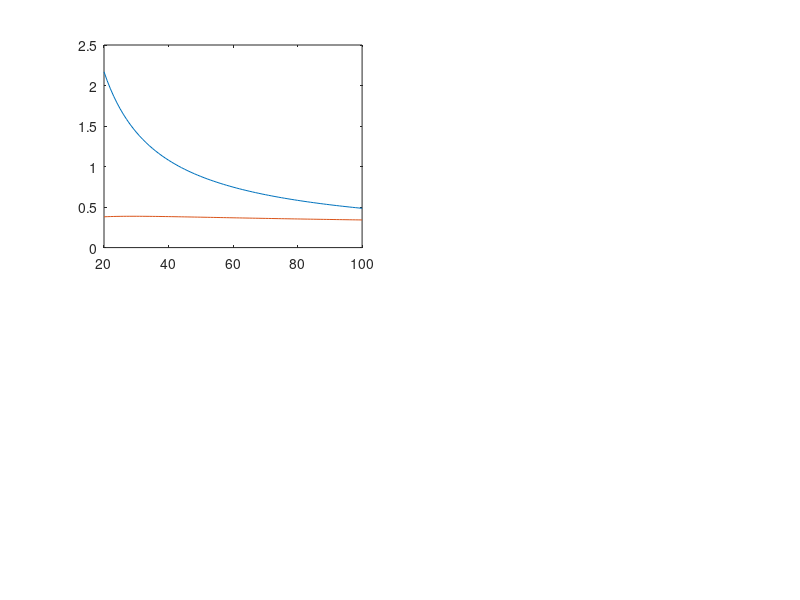

Write MATLAB code to recreate this figure. (Note: this script raises an error after producing the figure.)
%% Re-creating figures with simulated old/young data
% clear all
% close all

%% 1. Load in data for each simulation
% simresults_old2/young2 is only scaling "b" term
% simresults_old3 only scales up old "a" by 1.6
% simresults_old4 changes old resting rate (ao) from 69 to 77 to match young
% simresults_old5/young5 is new RT function (c1 = 35; c0 = -8.75)
% simresults_old6/young6 is new RT function (c1 = 20; c0 = -6)

% young
load('simresults/simresults_young.mat'); 
young = mysols;

% old
load('simresults/simresults_old.mat'); 
old = mysols;

%% 2. Set parameters
global param

%metabolic data parameters: etotal = esit + emove = ao*to + a*t + (b*d^i)/T

%old
param.myc0 = -9; % accuracy parameters; shifts logistic to the right with scaling
param.myc1 = 15; % accuracy parameters; shifts logistic to the left with scaling
param.mya = 77; % effort offset, try scaling this up by 1.6
param.myb = 20; %b in metabolic equation 
param.myao = 69; % resting rate for older adults, try matching this to young also
% param.myao = 77; % resting rate for older adults, try matching this to young also
param.myi=0.88;  %exponent on distance

%young
param.myc0young = -5;  
param.myc1young = 10; 
param.myayoung = 77;
param.mybyoung = 12;
param.myaoyoung = 77;
param.myiyoung=1.23;

%both
param.myc0to = -1; % Used in optimization
param.myc1to = 10; % Used in optimization
% param.myc0to = -6; % -8.75; % Used in new RT function
% param.myc1to = 20; % 35; % Used in new RT function
param.myeffscale = 1; 

%distance
d=0.1;

%range of alpha values - used in optimization
myalphas=20:100; % iterating over different levels of reward to see what happens

%range of SCALING on effort, alpha, and probability - used in optimization
myeffscales = 0.8:0.1:1.2;
myalphascales= 0.8:0.1:1.2;
myprobscales = 0.8:0.1:1.2;

% use this index to focus on alpha of a certain value
alphaind=find(myalphas==70);
alphascaleind=find(myalphascales==1);
effscaleind=find(myeffscales==1);
probscaleind= find(myprobscales==1);
myrange=find(myalphascales>=0.7);

%% 3. Effort Valuation Figure #1
%Effort Valuation Scaling

% figure
% for j = 1:length(myeffscales)
%     subplot(1,5,j)    
%         h(:,1)=plot(myalphas,squeeze(old(:,j,alphascaleind,probscaleind,:)),...
%             'Color', 'r', 'LineWidth', 1);
%         hold on
%         h(2,1).LineStyle = '--';
%         h(:,2)=plot(myalphas,squeeze(young(:,j,alphascaleind,probscaleind,:)),...
%             'Color', 'g', 'LineWidth',1);
%         h(2,2).LineStyle = '--';
% 
%         title(sprintf(['Increasing effort valuation\n (effort scaling)']))
%         legend(h(1,:),'Old','Young')
%         xlabel('Reward (alpha,J)')
%         ylabel('Duration (s)')
%         set(gca,'ylim',[0.3 1.4])
%         hold off
% end

%% 4. Effort & Reward Valuation Figure
figure
for j = 1:length(myeffscales)
    subplot(2,2,1)    
        h(:,1)=plot(myalphas,squeeze(old(:,j,alphascaleind,probscaleind,:)));
        hold on
        h(2,1).LineStyle = '--'; % RT = dashed
        % Thicker and more colored = Increasing effort scale
            h(1,1).Color=j*[1 0 0]./length(myeffscales); 
            h(2,1).Color=j*[1 0 0]./length(myeffscales);
            h(1,1).LineWidth=1; %0.3*j
            h(2,1).LineWidth=1;
        legend(h(:,1),'MT','RT')
        xlabel('Reward (alpha,J)')
        ylabel('Duration (s)')
        title('OLD')
        set(gca,'ylim',[0.3 1.4])
        
    subplot(2,2,2)
        h(:,2)=plot(myalphas,squeeze(young(:,j,alphascaleind,probscaleind,:)));
        hold on 
        h(2,2).LineStyle = '--'; % RT = dashed
        % Thicker and more colored = Increasing effort scale
            h(1,2).Color=j*[0 1 0]./length(myeffscales);
            h(2,2).Color=j*[0 1 0]./length(myeffscales);
            h(1,2).LineWidth = 1; 
            h(2,2).LineWidth = 1;
        legend(h(:,2),'MT','RT')
        xlabel('Reward (alpha,J)')
        ylabel('Duration (s)')
        title('YOUNG')
        set(gca,'ylim',[0.3 1.4])
end
% sgtitle(sprintf(['Increasing effort valuation\n (effscaling)']));

%Reward Valuation Scaling
for k = 1:length(myalphascales)
    subplot(2,2,3)    
        h(:,1)=plot(myalphas,squeeze(old(:,effscaleind,k,probscaleind,:)));
        hold on
        h(2,1).LineStyle = '--'; % RT = dashed
        % Thicker and more colored = Increasing reward scale
            h(1,1).Color=k*[1 0 0]./length(myalphascales); 
            h(2,1).Color=k*[1 0 0]./length(myalphascales);
            h(1,1).LineWidth=1;
            h(2,1).LineWidth=1;
        legend(h(:,1),'MT','RT')
        xlabel('Reward (alpha,J)')
        ylabel('Duration (s)')
        title('OLD')
        set(gca,'ylim',[0.3 1.4])
        
    subplot(2,2,4)
        h(:,2)=plot(myalphas,squeeze(young(:,effscaleind,k,probscaleind,:)));
        hold on 
        h(2,2).LineStyle = '--'; % RT = dashed
        % Thicker and more colored = Increasing effort scale
            h(1,2).Color=k*[0 1 0]./length(myalphascales);
            h(2,2).Color=k*[0 1 0]./length(myalphascales);
            h(1,2).LineWidth=1; 
            h(2,2).LineWidth=1;
        legend(h(:,2),'MT','RT')
        xlabel('Reward (alpha,J)')
        ylabel('Duration (s)')
        title('YOUNG')
        set(gca,'ylim',[0.3 1.4])
end
sgtitle(sprintf(['Top Row: Effort Scaling\n Bottom Row: Alpha Scaling']));

%% 5. Re-create the Hackier Figure
figure
j = 3; %effindex
h(:,1)=plot(myalphas,squeeze(old(:,j,alphascaleind,probscaleind,:)),...
            'Color', 'r', 'LineWidth', 1);
hold on
h(2,1).LineStyle = '--';
h(:,2)=plot(myalphas,squeeze(young(:,j,alphascaleind,probscaleind,:)),...
    'Color', 'g', 'LineWidth',1);
h(2,2).LineStyle = '--';

title(sprintf(['Increasing effort valuation\n (effort scale = %.1f)'],myeffscales(j)))
legend(h(1,:),'Old','Young')
xlabel('Reward (alpha,J)')
ylabel('Duration (s)')
set(gca,'ylim',[0.3 1.4])
beautifyfig;

%% 6. Delta RT/MT for a Change in Reward Barplots
% Maybe try like reward = 100 - 50 for different effort scalings
rwdlow = 50;
rwdhigh = 55;
alphalow = find(myalphas==rwdlow);
alphahigh = find(myalphas==rwdhigh);

for j=1:length(myeffscales)
    effcurvesold=squeeze(old(:,j,alphascaleind,probscaleind,:));
    effcurvesold_mt(:,j)=effcurvesold(:,1);
    effcurvesold_rt(:,j)=effcurvesold(:,2);   
    effdeltasold(1,j) = effcurvesold_mt(alphahigh,j) - effcurvesold_mt(alphalow,j);
    effdeltasold(2,j) = effcurvesold_rt(alphahigh,j) - effcurvesold_rt(alphalow,j);
    stackData1(j,1,1) = effdeltasold(1,j);
    stackData1(j,1,2) = effdeltasold(2,j);
    
    effcurvesyoung=squeeze(young(:,j,alphascaleind,probscaleind,:));
    effcurvesyoung_mt(:,j)=effcurvesyoung(:,1);
    effcurvesyoung_rt(:,j)=effcurvesyoung(:,2);
    effdeltasyoung(1,j) = effcurvesyoung_mt(alphahigh,j) - effcurvesyoung_mt(alphalow,j);
    effdeltasyoung(2,j) = effcurvesyoung_rt(alphahigh,j) - effcurvesyoung_rt(alphalow,j);
    stackData1(j,2,1) = effdeltasyoung(1,j);
    stackData1(j,2,2) = effdeltasyoung(2,j);
end

for k=1:length(myalphascales)
    alphacurvesold=squeeze(old(:,effscaleind,k,probscaleind,:));
    alphacurvesold_mt(:,k)=alphacurvesold(:,1);
    alphacurvesold_rt(:,k)=alphacurvesold(:,2);
    rwddeltasold(1,k) = alphacurvesold_mt(alphahigh,k) - alphacurvesold_mt(alphalow,k);
    rwddeltasold(2,k) = alphacurvesold_rt(alphahigh,k) - alphacurvesold_rt(alphalow,k);
    stackData2(k,1,1) = rwddeltasold(1,k);
    stackData2(k,1,2) = rwddeltasold(2,k);
    
    alphacurvesyoung=squeeze(young(:,effscaleind,k,probscaleind,:));
    alphacurvesyoung_mt(:,k)=alphacurvesyoung(:,1);
    alphacurvesyoung_rt(:,k)=alphacurvesyoung(:,2);
    rwddeltasyoung(1,k) = alphacurvesyoung_mt(alphahigh,k) - alphacurvesyoung_mt(alphalow,k);
    rwddeltasyoung(2,k) = alphacurvesyoung_rt(alphahigh,k) - alphacurvesyoung_rt(alphalow,k);
    stackData2(k,2,1) = rwddeltasyoung(1,k);
    stackData2(k,2,2) = rwddeltasyoung(2,k);
end

figure
subplot(2,2,1)
    bar(myeffscales, abs(effdeltasold'));
%     ylim([0 0.8]);
    xlabel('Effort Scaling');
    ylabel(sprintf(['\\DeltaT (s)\n%dJ - %dJ'], rwdhigh, rwdlow));
    title('Old');
    legend('MT', 'RT','Location', 'southeast');
subplot(2,2,2)
    bar(myeffscales, abs(effdeltasyoung'));
%     ylim([0 0.8]);
    xlabel('Effort Scaling');
    ylabel(sprintf(['\\DeltaT (s)\n%dJ - %dJ'], rwdhigh, rwdlow));
    title('Young')
 subplot(2,2,3)
    bar(myalphascales, abs(rwddeltasold'));
%     ylim([0 0.8]);
    xlabel('Reward Scaling');
    ylabel(sprintf(['\\DeltaT (s)\n%dJ - %dJ'], rwdhigh, rwdlow));
    title('Old');
    legend('MT', 'RT','Location', 'southeast');
subplot(2,2,4)
    bar(myalphascales, abs(rwddeltasyoung'));
%     ylim([0 0.8]);
    xlabel('Reward Scaling');
    ylabel(sprintf(['\\DeltaT (s)\n%dJ - %dJ'], rwdhigh, rwdlow));
    title('Young')
    

%% Scatter plots of deltas with best fit line 
figure
subplot(2,1,1)
    % Effort scaling
    plot(myeffscales, abs(effdeltasold), 'r.','MarkerSize', 10);
    hold on
    plot(myeffscales, abs(effdeltasyoung), 'g.','MarkerSize', 10);
    h2 = lsline; % for some reason, lsline puts RT first
    % I think lsline might work backwards from the order of what was
    % plotted
    h2(1,1).LineStyle = '--'; h2(1,3).LineStyle = '--';
    hold off 
    ylim([0 0.1]);
%     legend(h2,'Young \Delta RT','Young \Delta MT','Old \Delta RT','Old \Delta MT')
    xlabel('Effort Scaling');
    ylabel(sprintf(['\\DeltaT (s)\n%dJ - %dJ'], rwdhigh, rwdlow));
    
subplot(2,1,2)
    % RWD scaling
    plot(myeffscales, abs(rwddeltasold), 'r.','MarkerSize', 10);
    hold on
    plot(myeffscales, abs(rwddeltasyoung), 'g.','MarkerSize', 10);
    h2 = lsline; % for some reason, lsline puts RT first
    % I think lsline might work backwards from the order of what was
    % plotted
    h2(1,1).LineStyle = '--'; h2(1,3).LineStyle = '--';
    hold off 
    ylim([0 0.1]);
%     legend(h2,'Young \Delta RT','Young \Delta MT','Old \Delta RT','Old \Delta MT')
    xlabel('Reward Scaling');
    ylabel(sprintf(['\\DeltaT (s)\n%dJ - %dJ'], rwdhigh, rwdlow));
    
%% Scatter Plots w/ Sliding Reward Diffs
rwdlows = 50:1:70;
rwdhighs = 51:1:71;

count = 1;
for i = 1:length(rwdlows)
    alphalow = find(myalphas==rwdlows(i));
    alphahigh = find(myalphas==rwdhighs(i));
    for j=1:length(myeffscales)
        effcurvesold=squeeze(old(:,j,alphascaleind,probscaleind,:));
        effcurvesold_mt(:,j)=effcurvesold(:,1);
        effcurvesold_rt(:,j)=effcurvesold(:,2);   
        effdeltas_oldmt(count,1) = myeffscales(j);
        effdeltas_oldmt(count,2) = effcurvesold_mt(alphahigh,j) - effcurvesold_mt(alphalow,j);
        effdeltas_oldrt(count,1) = myeffscales(j);
        effdeltas_oldrt(count,2) = effcurvesold_rt(alphahigh,j)  - effcurvesold_rt(alphalow,j);
        
        effcurvesyoung=squeeze(young(:,j,alphascaleind,probscaleind,:));
        effcurvesyoung_mt(:,j)=effcurvesyoung(:,1);
        effcurvesyoung_rt(:,j)=effcurvesyoung(:,2);
        effdeltas_youngmt(count,1) = myeffscales(j);
        effdeltas_youngmt(count,2) = effcurvesyoung_mt(alphahigh,j) - effcurvesyoung_mt(alphalow,j);
        effdeltas_youngrt(count,1) = myeffscales(j);
        effdeltas_youngrt(count,2) = effcurvesyoung_rt(alphahigh,j)  - effcurvesyoung_rt(alphalow,j);
        
        alphacurvesold=squeeze(old(:,effscaleind,k,probscaleind,:));
        alphacurvesold_mt(:,j)=alphacurvesold(:,1);
        alphacurvesold_rt(:,j)=alphacurvesold(:,2);        
        rwddeltas_oldmt(count,1) = myeffscales(j);
        rwddeltas_oldmt(count,2) = alphacurvesold_mt(alphahigh,j) - alphacurvesold_mt(alphalow,j);
        rwddeltas_oldrt(count,1) = myeffscales(j);
        rwddeltas_oldrt(count,2) = alphacurvesold_rt(alphahigh,j)  - alphacurvesold_rt(alphalow,j);
        
        alphacurvesyoung=squeeze(young(:,effscaleind,k,probscaleind,:));
        alphacurvesyoung_mt(:,j)=alphacurvesyoung(:,1);
        alphacurvesyoung_rt(:,j)=alphacurvesyoung(:,2);
        rwddeltas_youngmt(count,1) = myeffscales(j);
        rwddeltas_youngmt(count,2) = alphacurvesyoung_mt(alphahigh,j) - alphacurvesyoung_mt(alphalow,j);
        rwddeltas_youngrt(count,1) = myeffscales(j);
        rwddeltas_youngrt(count,2) = alphacurvesyoung_rt(alphahigh,j)  - alphacurvesyoung_rt(alphalow,j);
        count = count+1;
    end
end

efffit_mtold = polyfit(effdeltas_oldmt(:,1),effdeltas_oldmt(:,2),1);
efffit_rtold = polyfit(effdeltas_oldrt(:,1),effdeltas_oldrt(:,2),1);
efffit_mtyoung = polyfit(effdeltas_youngmt(:,1),effdeltas_youngmt(:,2),1);
efffit_rtyoung = polyfit(effdeltas_youngrt(:,1),effdeltas_youngrt(:,2),1);

rwdfit_mtold = polyfit(rwddeltas_oldmt(:,1),rwddeltas_oldmt(:,2),1);
rwdfit_rtold = polyfit(rwddeltas_oldrt(:,1),rwddeltas_oldrt(:,2),1);
rwdfit_mtyoung = polyfit(rwddeltas_youngmt(:,1),rwddeltas_youngmt(:,2),1);
rwdfit_rtyoung = polyfit(rwddeltas_youngrt(:,1),rwddeltas_youngrt(:,2),1);

figure
subplot(1,2,1)
    % Effort scaling - old
    plot(effdeltas_oldmt(:,1), effdeltas_oldmt(:,2), 'r.', 'MarkerSize', 10);
    hold on
    plot(effdeltas_oldrt(:,1), effdeltas_oldrt(:,2), 'r.','MarkerSize', 10);
    plot(myeffscales, polyval(efffit_mtold,myeffscales), 'r', 'LineWidth',1)
    plot(myeffscales, polyval(efffit_rtold,myeffscales), 'r--', 'LineWidth',1)

    % Effort scaling - young
    plot(effdeltas_youngmt(:,1), effdeltas_youngmt(:,2), 'g.','MarkerSize', 10);
    plot(effdeltas_youngrt(:,1), effdeltas_youngrt(:,2), 'g.','MarkerSize', 10);
    plot(myeffscales, polyval(efffit_mtyoung,myeffscales), 'g', 'LineWidth',1)
    plot(myeffscales, polyval(efffit_rtyoung,myeffscales), 'g--', 'LineWidth',1)
    hold off
    xlabel('Effort Scaling');
    ylabel('\DeltaT (s)');
    
subplot(1,2,2)
    % RWD scaling - old
    plot(rwddeltas_oldmt(:,1), rwddeltas_oldmt(:,2), 'r.', 'MarkerSize', 10);
    hold on
    plot(rwddeltas_oldrt(:,1), rwddeltas_oldrt(:,2), 'r.','MarkerSize', 10);
    plot(myalphascales, polyval(rwdfit_mtold,myalphascales), 'r', 'LineWidth',1)
    plot(myalphascales, polyval(rwdfit_rtold,myalphascales), 'r--', 'LineWidth',1)

    % RWD scaling - young
    plot(rwddeltas_youngmt(:,1), rwddeltas_youngmt(:,2), 'g.','MarkerSize', 10);
    plot(rwddeltas_youngrt(:,1), rwddeltas_youngrt(:,2), 'g.','MarkerSize', 10);
    plot(myalphascales, polyval(rwdfit_mtyoung,myalphascales), 'g', 'LineWidth',1)
    plot(myalphascales, polyval(rwdfit_rtyoung,myalphascales), 'g--', 'LineWidth',1)
    hold off
    
    xlabel('Reward Scaling');
    ylabel('\DeltaT (s)');

%% 7. Grouped + Stacked Barplots
% Uses plotBarStackGroups.m from File Exchange:
% Evan (2021). Plot Groups of Stacked Bars (https://www.mathworks.com/matlabcentral/fileexchange/32884-plot-groups-of-stacked-bars), 
%   MATLAB Central File Exchange. Retrieved May 18, 2021. 

figure
groupLabels = {'0.8', '0.9', '1.0', '1.1', '1.2'};
subplot(2,1,1)
    plotBarStackGroups(stackData1, groupLabels)
    xlabel('Effort Scaling');
    ylabel(sprintf(['\\DeltaT (s)\n%dJ - %dJ'], rwdhigh, rwdlow));
%     ylim([-0.8, 0]);
    legend('MT Old', 'RT Old', 'MT Young', 'RT Young',...
        'Location', 'south', 'Orientation', 'horizontal');
subplot(2,1,2)
    plotBarStackGroups(stackData2, groupLabels)
    xlabel('Reward Scaling');
    ylabel(sprintf(['\\DeltaT (s)\n%dJ - %dJ'], rwdhigh, rwdlow));
%     ylim([-0.8, 0]);
    legend('MT Old', 'RT Old', 'MT Young', 'RT Young',...
        'Location', 'south', 'Orientation', 'horizontal');
    
%% 8. Playing around with RT Probability of Reward function
% Logisitic curve: f(x) = L/(1+exp(-k(x-x0))) where:
%   L = function max, so 1 for probability
%   x0 = sigmoid (halfway) point. In new function, this is at 0.625 prob. 
%   k = growth rate (steepness)
% Ideally want anything under 150ms to be chance, so 25% hitting the target
    % Might actually be around 100-150ms (Haith et al., 2016)
    % Looks like the 100ms (Haith et al., 2016) was in forced RT, 150ms was
    % free RT
% Solution: ln(3) = k*x0 for P(0) = 0.25
% Rapid increase to 1 afterwards
param.myc0to = -1;
param.myc1to = 10;

% k = 30, x0 = 0.25 
% k = 25, x0 = 0.35
% k = 20, x0 = 0.45
% k = 20; % same as c1
% x0 = 0.45; % -1*c0/c1
k = 35; % same as c1
x0 = 0.25; % -1*c0/c1
k00 = 20; 
x00 = 0.30;

Pr_test = @(Tr) (0.75./(1 + exp(-k.*(Tr - x0))))+0.25;
Pr_test2 = @(Tr) (0.75./(1 + exp(-k00.*(Tr - x00))))+0.25;
Pr_oldyoung = @(Tr) (1./(1 + exp(-(param.myc0to) - (param.myc1to).*Tr)));
% Pr_oldyoung2 = @(Tr) (0.75./(1 + exp(-(x00) - (k00).*Tr)))+0.25;

figure
    fplot(Pr_oldyoung,'r', 'LineWidth', 1, 'DisplayName', 'old rt function')
    hold on
    % fplot(Pr_oldyoung2, 'r--', 'LineWidth', 1)
    fplot(Pr_test, 'Color', [0 2/6 0], 'LineWidth', 1, 'DisplayName',sprintf('k = %d; x_0 = %.2f',k,x0))
    fplot(Pr_test2, 'Color', [0 4/6 0], 'LineWidth', 1, 'DisplayName',sprintf('k = %d; x_0 = %.2f',k00,x00))
    xline(0.150,'k--','HandleVisibility','off'); yline(.25,'k--','HandleVisibility','off');
    % xline(x0,'k--'); yline(.5,'k--');
    legend('show', 'Location','southeast');
    xlim([-0.5 1.0]);
    % title(sprintf(['k = %d; x_0 = %.2f'],k,x0));
    hold off

k2 = 35:-5:10;
x02 = 0.15:0.05:0.4;
% x02 = 0.25.*ones(size(k2));
% k2 = 25.*ones(size(x02));
figure
legend_names = cell(1,length(k2));
for j = 1:length(k2)
    k = k2(j);
    x0 = x02(j);
    Pr_test = @(Tr) (0.75./(1 + exp(-k.*(Tr - x0))))+0.25;
    z(1,1) = fplot(Pr_test,'LineWidth',1);
    hold on
    z(1,1).Color=j*[0 1 0]./length(x02);
    legend_names{1,j} = sprintf(['k = %d; x_0 = %.2f'],k,x0);
end
fplot(Pr_oldyoung,'r', 'LineWidth', 1)
xline(0.150,'k--', 'LineWidth',1); yline(.25,'k--','LineWidth',1);
xlim([-0.5 1.0]); ylim([0, 1]);
title(sprintf('More Green = Smaller k, Larger x_0\nPr = 0.75/(1+exp(-k(Tr - x0))) + 0.25'));
xlabel('RT (s)'); ylabel('Pr(RWD)');
legend(legend_names,'Location','southeast');
caption = sprintf('Pr = 0.75/(1+exp(-k(Tr-x0))) + 0.25');
hold off